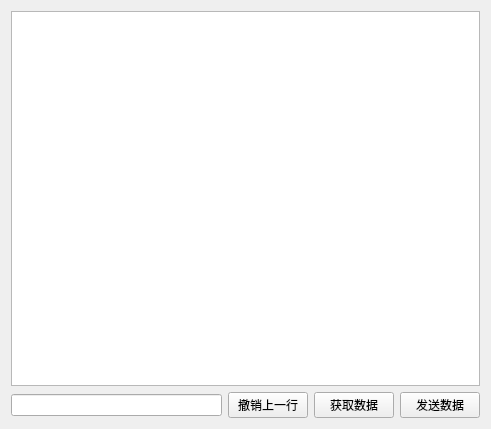
<?xml version="1.0" encoding="UTF-8"?>
<ui version="4.0">
 <class>autopack_step_two</class>
 <widget class="QWidget" name="autopack_step_two">
  <property name="geometry">
   <rect>
    <x>0</x>
    <y>0</y>
    <width>491</width>
    <height>429</height>
   </rect>
  </property>
  <property name="windowTitle">
   <string>Form</string>
  </property>
  <layout class="QVBoxLayout" name="verticalLayout_2">
   <item>
    <layout class="QVBoxLayout" name="verticalLayout">
     <item>
      <widget class="QTableWidget" name="tableWidget"/>
     </item>
     <item>
      <layout class="QHBoxLayout" name="horizontalLayout">
       <item>
        <widget class="QLineEdit" name="lineEdit"/>
       </item>
       <item>
        <widget class="QPushButton" name="pushButton">
         <property name="text">
          <string>撤销上一行</string>
         </property>
        </widget>
       </item>
       <item>
        <widget class="QPushButton" name="pushButton_3">
         <property name="text">
          <string>获取数据</string>
         </property>
        </widget>
       </item>
       <item>
        <widget class="QPushButton" name="pushButton_2">
         <property name="text">
          <string>发送数据</string>
         </property>
        </widget>
       </item>
      </layout>
     </item>
    </layout>
   </item>
  </layout>
 </widget>
 <resources/>
 <connections/>
</ui>
